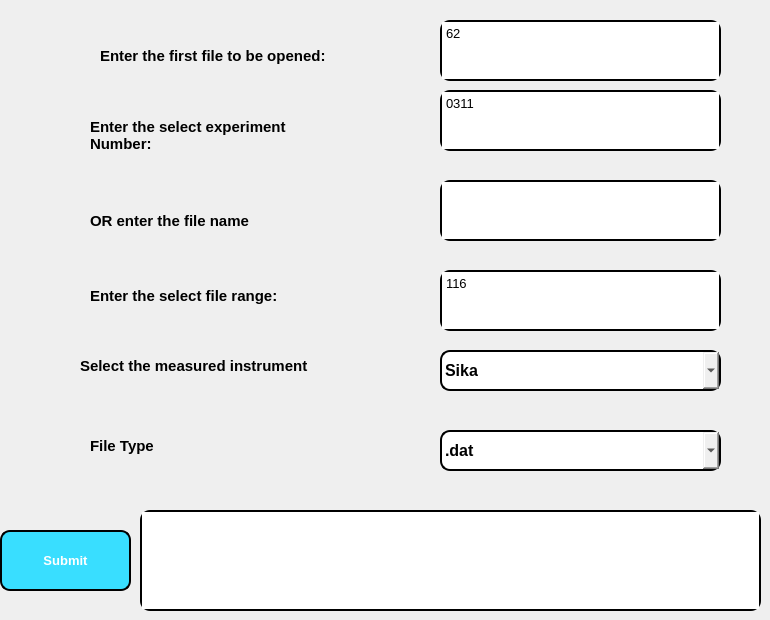
      <widget class="QWidget" name="page_1_home">
       <widget class="QLabel" name="lbl_enterfirstdoc">
        <property name="geometry">
         <rect>
          <x>100</x>
          <y>20</y>
          <width>250</width>
          <height>71</height>
         </rect>
        </property>
        <property name="font">
         <font>
          <pointsize>11</pointsize>
          <weight>75</weight>
          <italic>false</italic>
          <bold>true</bold>
          <underline>false</underline>
         </font>
        </property>
        <property name="styleSheet">
         <string notr="true">QLabel {
background-color:rgb(54, 193, 193,00)
}</string>
        </property>
        <property name="text">
         <string>Enter the first file to be opened:</string>
        </property>
        <property name="scaledContents">
         <bool>false</bool>
        </property>
        <property name="wordWrap">
         <bool>true</bool>
        </property>
       </widget>
       <widget class="QTextEdit" name="textedit_first_file">
        <property name="geometry">
         <rect>
          <x>440</x>
          <y>20</y>
          <width>281</width>
          <height>61</height>
         </rect>
        </property>
        <property name="font">
         <font>
          <pointsize>10</pointsize>
          <weight>50</weight>
          <bold>false</bold>
         </font>
        </property>
        <property name="styleSheet">
         <string notr="true">QTextEdit{
	border: 2px solid black;
	border-radius: 10px;
	color: Black;
	border-color: black

}
QTextEdit:Hover{
	Border-Color: Red
}</string>
        </property>
        <property name="html">
         <string>&lt;!DOCTYPE HTML PUBLIC &quot;-//W3C//DTD HTML 4.0//EN&quot; &quot;http://www.w3.org/TR/REC-html40/strict.dtd&quot;&gt;
&lt;html&gt;&lt;head&gt;&lt;meta name=&quot;qrichtext&quot; content=&quot;1&quot; /&gt;&lt;style type=&quot;text/css&quot;&gt;
p, li { white-space: pre-wrap; }
&lt;/style&gt;&lt;/head&gt;&lt;body style=&quot; font-family:'MS Shell Dlg 2'; font-size:10pt; font-weight:400; font-style:normal;&quot;&gt;
&lt;p style=&quot; margin-top:0px; margin-bottom:0px; margin-left:0px; margin-right:0px; -qt-block-indent:0; text-indent:0px;&quot;&gt;62&lt;/p&gt;&lt;/body&gt;&lt;/html&gt;</string>
        </property>
       </widget>
       <widget class="QLabel" name="lbl_doc_range">
        <property name="geometry">
         <rect>
          <x>90</x>
          <y>260</y>
          <width>250</width>
          <height>71</height>
         </rect>
        </property>
        <property name="font">
         <font>
          <pointsize>11</pointsize>
          <weight>75</weight>
          <italic>false</italic>
          <bold>true</bold>
          <underline>false</underline>
         </font>
        </property>
        <property name="styleSheet">
         <string notr="true">QLabel {
background-color:rgb(54, 193, 193,00)
}</string>
        </property>
        <property name="text">
         <string>Enter the select file range:</string>
        </property>
        <property name="scaledContents">
         <bool>false</bool>
        </property>
        <property name="wordWrap">
         <bool>true</bool>
        </property>
       </widget>
       <widget class="QTextEdit" name="textedit_file_range">
        <property name="geometry">
         <rect>
          <x>440</x>
          <y>270</y>
          <width>281</width>
          <height>61</height>
         </rect>
        </property>
        <property name="font">
         <font>
          <pointsize>10</pointsize>
         </font>
        </property>
        <property name="styleSheet">
         <string notr="true">QTextEdit{
	border: 2px solid black;
	border-radius: 10px;
	color: Black;
	border-color: black

}
QTextEdit:Hover{
	Border-Color: Red
}</string>
        </property>
        <property name="html">
         <string>&lt;!DOCTYPE HTML PUBLIC &quot;-//W3C//DTD HTML 4.0//EN&quot; &quot;http://www.w3.org/TR/REC-html40/strict.dtd&quot;&gt;
&lt;html&gt;&lt;head&gt;&lt;meta name=&quot;qrichtext&quot; content=&quot;1&quot; /&gt;&lt;style type=&quot;text/css&quot;&gt;
p, li { white-space: pre-wrap; }
&lt;/style&gt;&lt;/head&gt;&lt;body style=&quot; font-family:'MS Shell Dlg 2'; font-size:10pt; font-weight:400; font-style:normal;&quot;&gt;
&lt;p style=&quot; margin-top:0px; margin-bottom:0px; margin-left:0px; margin-right:0px; -qt-block-indent:0; text-indent:0px;&quot;&gt;116&lt;/p&gt;&lt;/body&gt;&lt;/html&gt;</string>
        </property>
       </widget>
       <widget class="QComboBox" name="combobox_instrument_select">
        <property name="geometry">
         <rect>
          <x>440</x>
          <y>350</y>
          <width>281</width>
          <height>41</height>
         </rect>
        </property>
        <property name="font">
         <font>
          <pointsize>12</pointsize>
          <weight>75</weight>
          <italic>false</italic>
          <bold>true</bold>
         </font>
        </property>
        <property name="styleSheet">
         <string notr="true">QComboBox{
	border: 2px solid black;
	border-radius: 10px;
	color: Black;
	border-color: black

}
QComboBox:Hover{
	Border-Color: Red
}</string>
        </property>
        <item>
         <property name="text">
          <string>Sika</string>
         </property>
        </item>
        <item>
         <property name="text">
          <string>Wombat</string>
         </property>
        </item>
        <item>
         <property name="text">
          <string>Taipan</string>
         </property>
        </item>
        <item>
         <property name="text">
          <string>Quokka</string>
         </property>
        </item>
       </widget>
       <widget class="QLabel" name="lbl_select_instrument">
        <property name="geometry">
         <rect>
          <x>80</x>
          <y>330</y>
          <width>250</width>
          <height>71</height>
         </rect>
        </property>
        <property name="font">
         <font>
          <pointsize>11</pointsize>
          <weight>75</weight>
          <italic>false</italic>
          <bold>true</bold>
          <underline>false</underline>
         </font>
        </property>
        <property name="styleSheet">
         <string notr="true">QLabel {
background-color:rgb(54, 193, 193,00)
}</string>
        </property>
        <property name="text">
         <string>Select the measured instrument</string>
        </property>
        <property name="scaledContents">
         <bool>false</bool>
        </property>
        <property name="wordWrap">
         <bool>true</bool>
        </property>
       </widget>
       <widget class="QPushButton" name="btn_submit_page1">
        <property name="geometry">
         <rect>
          <x>0</x>
          <y>530</y>
          <width>131</width>
          <height>61</height>
         </rect>
        </property>
        <property name="font">
         <font>
          <pointsize>10</pointsize>
          <weight>75</weight>
          <bold>true</bold>
         </font>
        </property>
        <property name="styleSheet">
         <string notr="true">QPushButton{
	background:rgb(57, 222, 255);
	border: 2px solid black;
	border-radius: 10px;
	color: White;
}
QPushButton:Focus{
	background: rgb(57,222,255);
	border: 2px solid Black;
	border-radius: 10px;
	color: Black;
	font-style: Italic

}</string>
        </property>
        <property name="text">
         <string>Submit</string>
        </property>
       </widget>
       <widget class="QLabel" name="lbl_experiment_numer">
        <property name="geometry">
         <rect>
          <x>90</x>
          <y>100</y>
          <width>250</width>
          <height>71</height>
         </rect>
        </property>
        <property name="font">
         <font>
          <pointsize>11</pointsize>
          <weight>75</weight>
          <italic>false</italic>
          <bold>true</bold>
          <underline>false</underline>
         </font>
        </property>
        <property name="styleSheet">
         <string notr="true">QLabel {
background-color:rgb(54, 193, 193,00)
}</string>
        </property>
        <property name="text">
         <string>Enter the select experiment Number:</string>
        </property>
        <property name="scaledContents">
         <bool>false</bool>
        </property>
        <property name="wordWrap">
         <bool>true</bool>
        </property>
       </widget>
       <widget class="QTextEdit" name="textedit_experiment_number">
        <property name="geometry">
         <rect>
          <x>440</x>
          <y>90</y>
          <width>281</width>
          <height>61</height>
         </rect>
        </property>
        <property name="font">
         <font>
          <pointsize>10</pointsize>
          <weight>50</weight>
          <bold>false</bold>
         </font>
        </property>
        <property name="styleSheet">
         <string notr="true">QTextEdit{
	border: 2px solid black;
	border-radius: 10px;
	color: Black;
	border-color: black

}
QTextEdit:Hover{
	Border-Color: Red
}</string>
        </property>
        <property name="html">
         <string>&lt;!DOCTYPE HTML PUBLIC &quot;-//W3C//DTD HTML 4.0//EN&quot; &quot;http://www.w3.org/TR/REC-html40/strict.dtd&quot;&gt;
&lt;html&gt;&lt;head&gt;&lt;meta name=&quot;qrichtext&quot; content=&quot;1&quot; /&gt;&lt;style type=&quot;text/css&quot;&gt;
p, li { white-space: pre-wrap; }
&lt;/style&gt;&lt;/head&gt;&lt;body style=&quot; font-family:'MS Shell Dlg 2'; font-size:10pt; font-weight:400; font-style:normal;&quot;&gt;
&lt;p style=&quot; margin-top:0px; margin-bottom:0px; margin-left:0px; margin-right:0px; -qt-block-indent:0; text-indent:0px;&quot;&gt;0311&lt;/p&gt;&lt;/body&gt;&lt;/html&gt;</string>
        </property>
       </widget>
       <widget class="QTextBrowser" name="textbrowser_pg1">
        <property name="geometry">
         <rect>
          <x>140</x>
          <y>510</y>
          <width>621</width>
          <height>101</height>
         </rect>
        </property>
        <property name="font">
         <font>
          <pointsize>10</pointsize>
         </font>
        </property>
        <property name="styleSheet">
         <string notr="true">QTextEdit{
	border: 2px solid black;
	border-radius: 10px;
	color: Black;
	border-color: black

}
</string>
        </property>
       </widget>
       <widget class="QComboBox" name="combobox_file_type">
        <property name="geometry">
         <rect>
          <x>440</x>
          <y>430</y>
          <width>281</width>
          <height>41</height>
         </rect>
        </property>
        <property name="font">
         <font>
          <pointsize>12</pointsize>
          <weight>75</weight>
          <italic>false</italic>
          <bold>true</bold>
         </font>
        </property>
        <property name="styleSheet">
         <string notr="true">QComboBox{
	border: 2px solid black;
	border-radius: 10px;
	color: Black;
	border-color: black

}
QComboBox:Hover{
	Border-Color: Red
}</string>
        </property>
        <property name="currentText">
         <string>.dat</string>
        </property>
        <item>
         <property name="text">
          <string>.dat</string>
         </property>
        </item>
        <item>
         <property name="text">
          <string>HDF</string>
         </property>
        </item>
       </widget>
       <widget class="QLabel" name="lbl_file_type">
        <property name="geometry">
         <rect>
          <x>90</x>
          <y>410</y>
          <width>250</width>
          <height>71</height>
         </rect>
        </property>
        <property name="font">
         <font>
          <pointsize>11</pointsize>
          <weight>75</weight>
          <italic>false</italic>
          <bold>true</bold>
          <underline>false</underline>
         </font>
        </property>
        <property name="styleSheet">
         <string notr="true">QLabel {
background-color:rgb(54, 193, 193,00)
}</string>
        </property>
        <property name="text">
         <string>File Type</string>
        </property>
        <property name="scaledContents">
         <bool>false</bool>
        </property>
        <property name="wordWrap">
         <bool>true</bool>
        </property>
       </widget>
       <widget class="QLabel" name="lbl_file_namefull">
        <property name="geometry">
         <rect>
          <x>90</x>
          <y>180</y>
          <width>250</width>
          <height>81</height>
         </rect>
        </property>
        <property name="font">
         <font>
          <pointsize>11</pointsize>
          <weight>75</weight>
          <italic>false</italic>
          <bold>true</bold>
          <underline>false</underline>
         </font>
        </property>
        <property name="styleSheet">
         <string notr="true">QLabel {
background-color:rgb(54, 193, 193,00)
}</string>
        </property>
        <property name="text">
         <string>OR enter the file name</string>
        </property>
        <property name="scaledContents">
         <bool>false</bool>
        </property>
        <property name="wordWrap">
         <bool>true</bool>
        </property>
       </widget>
       <widget class="QTextEdit" name="textedit_first_file_fullname">
        <property name="geometry">
         <rect>
          <x>440</x>
          <y>180</y>
          <width>281</width>
          <height>61</height>
         </rect>
        </property>
        <property name="font">
         <font>
          <pointsize>10</pointsize>
          <weight>50</weight>
          <bold>false</bold>
         </font>
        </property>
        <property name="styleSheet">
         <string notr="true">QTextEdit{
	border: 2px solid black;
	border-radius: 10px;
	color: Black;
	border-color: black

}
QTextEdit:Hover{
	Border-Color: Red
}</string>
        </property>
        <property name="html">
         <string>&lt;!DOCTYPE HTML PUBLIC &quot;-//W3C//DTD HTML 4.0//EN&quot; &quot;http://www.w3.org/TR/REC-html40/strict.dtd&quot;&gt;
&lt;html&gt;&lt;head&gt;&lt;meta name=&quot;qrichtext&quot; content=&quot;1&quot; /&gt;&lt;style type=&quot;text/css&quot;&gt;
p, li { white-space: pre-wrap; }
&lt;/style&gt;&lt;/head&gt;&lt;body style=&quot; font-family:'MS Shell Dlg 2'; font-size:10pt; font-weight:400; font-style:normal;&quot;&gt;
&lt;p style=&quot;-qt-paragraph-type:empty; margin-top:0px; margin-bottom:0px; margin-left:0px; margin-right:0px; -qt-block-indent:0; text-indent:0px;&quot;&gt;&lt;br /&gt;&lt;/p&gt;
&lt;p style=&quot;-qt-paragraph-type:empty; margin-top:0px; margin-bottom:0px; margin-left:0px; margin-right:0px; -qt-block-indent:0; text-indent:0px;&quot;&gt;&lt;br /&gt;&lt;/p&gt;&lt;/body&gt;&lt;/html&gt;</string>
        </property>
       </widget>
      </widget>
